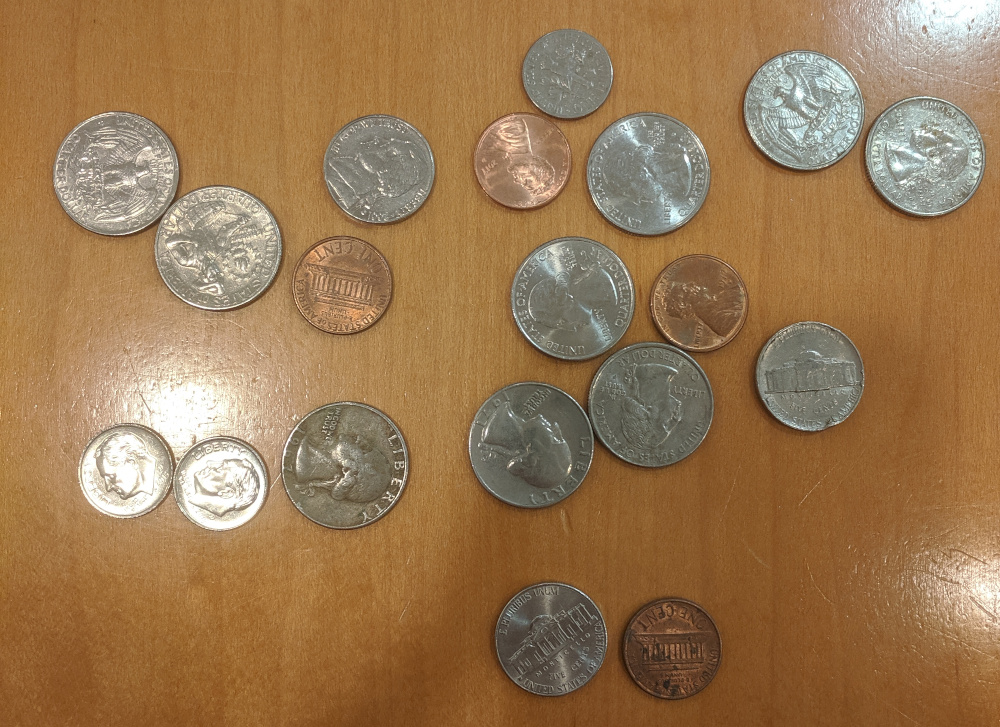
#> input picture coins1.jpg, 1000 x 727 px
$ python coin_detection2.py
#> lines starting #> are read from the running program, lines starting #| are printed output that depends on the picture; after the words box and inside, x2 and y2 are one past the last pixel; in counts of white or black regions, pixels touching at a corner belong together
import numpy as np
import cv2
from matplotlib import pyplot as plt


img = cv2.imread('coins1.jpg')
#> img is the input picture: shape (727, 1000, 3); mean B, G, R 81.2, 119.8, 154.3
blur = cv2.bilateralFilter(img,9,75,75)
gray_blur = cv2.cvtColor(blur,cv2.COLOR_BGR2GRAY)
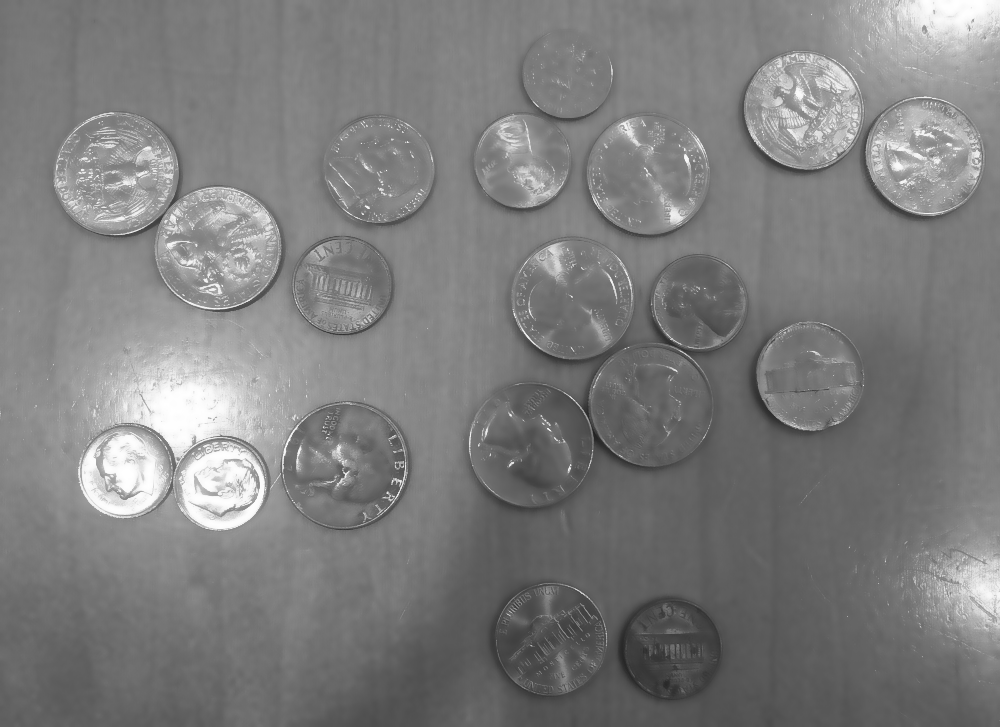
#> gray_blur: shape (727, 1000); min 33, max 255, mean 125.6
# [4 lines of commented-out code are left out]
cimg = img.copy()


circles = cv2.HoughCircles(gray_blur,cv2.HOUGH_GRADIENT,1,80,
                            param1=20,param2=40,minRadius=45,maxRadius=80)
#> circles = 20 rows, first 8: [345.5, 465.5, 64], [646.5, 176.5, 60.6], [651.5, 405.5, 60.7], [530.5, 444.5, 60.7], [919.5, 158.5, 60.7], [216.5, 246.5, 60.6], [571.5, 296.5, 60.7], [117.5, 171.5, 60.7]
for circle in circles[0,:]:
	# draw the outer circle
	cv2.circle(cimg,(circle[0],circle[1]),circle[2],(0,255,0),2)
    # draw the center of the circle
	cv2.circle(cimg,(circle[0],circle[1]),2,(0,0,255),3)
#> this loop made 20 passes
#> circle on passes 1 to 12: [345.5, 465.5, 64], [646.5, 176.5, 60.6], [651.5, 405.5, 60.7], [530.5, 444.5, 60.7], [919.5, 158.5, 60.7], [216.5, 246.5, 60.6], [571.5, 296.5, 60.7], [117.5, 171.5, 60.7], [208.5, 405.5, 79.4], [549.5, 638.5, 54.9], [801.5, 112.5, 59.6], [699.5, 302.5, 46.3]
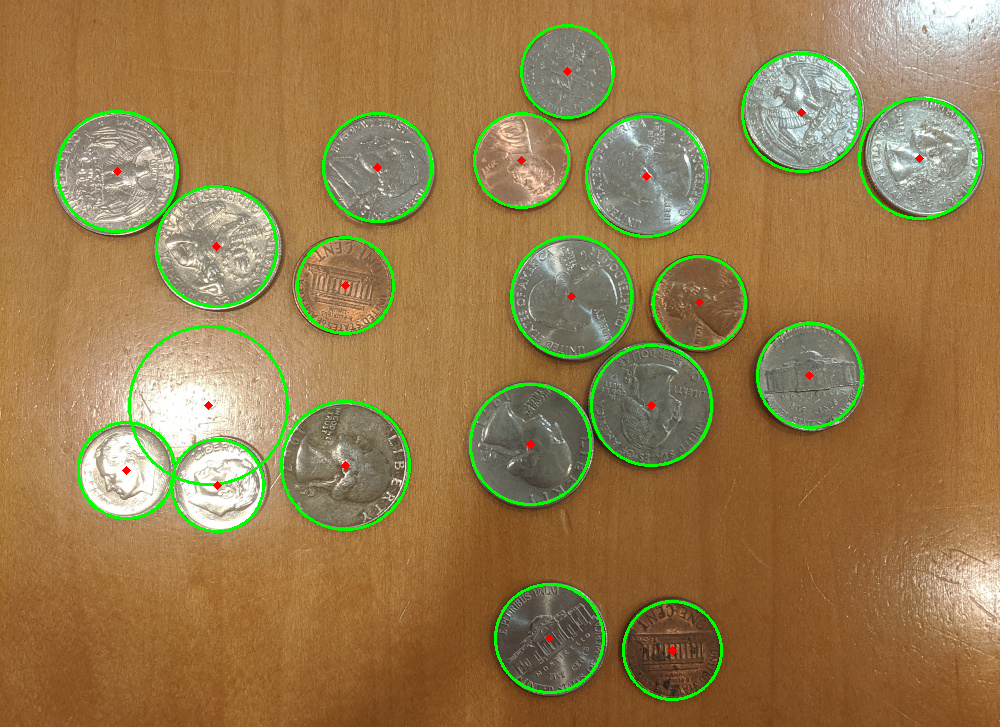
#> cimg: shape (727, 1000, 3); 2.97% of pixels changed, all inside (x1, y1, x2, y2) = (56, 24, 981, 701)

cv2.imshow("Original", gray_blur)
cv2.waitKey(0)
# ~ cv2.imshow("Canny", ac_img)
# ~ cv2.waitKey(0)
cv2.imshow('Detected Circles',cimg)
cv2.waitKey(0)
cv2.imwrite('coin_detection_test.jpg', cimg)

$ run again, with coins11.jpg copied over coins1.jpg
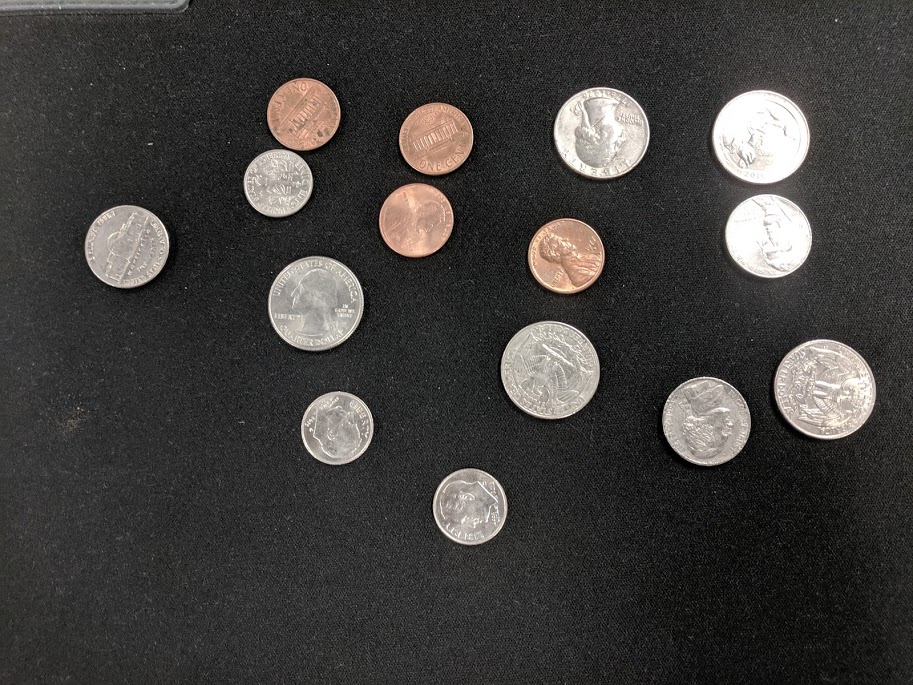
#> input picture coins11.jpg, 913 x 685 px
#> img is the input picture: shape (685, 913, 3); mean B, G, R 60.4, 62.4, 64.5
#> `gray_blur = cv2.cvtColor(blur,cv2.COLOR_BGR2GRAY)`:
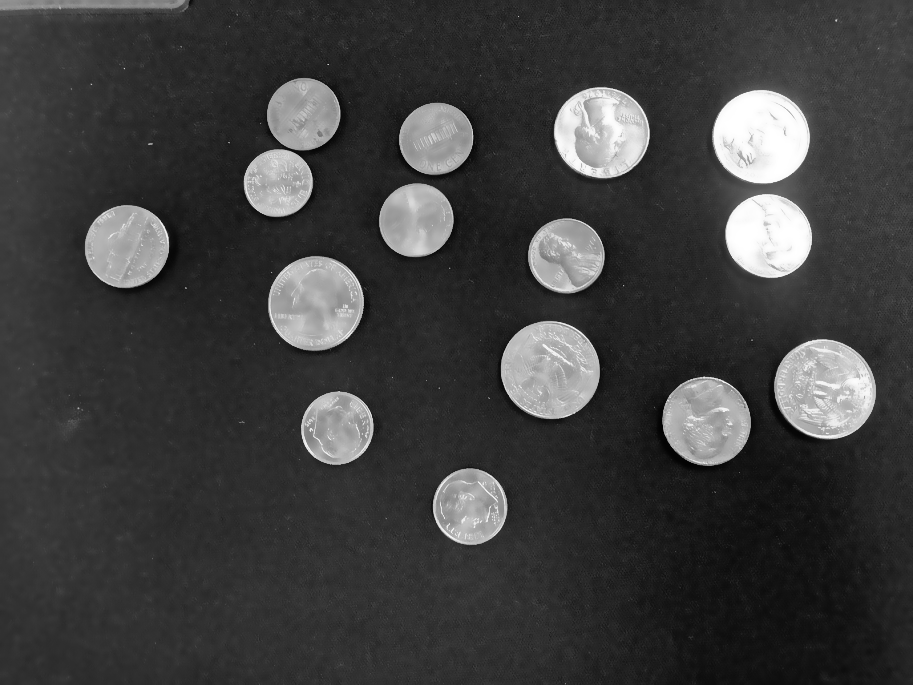
#> gray_blur: shape (685, 913); min 2, max 255, mean 62.6
#> circles = 25 rows, first 8: [449.5, 542.5, 79.4], [599.5, 129.5, 78.3], [818.5, 371.5, 79.4], [577.5, 511.5, 79.4], [554.5, 367.5, 76.1], [474.5, 318.5, 79.4], [443.5, 110.5, 76.1], [705.5, 425.5, 79.4]
#> the loop `for circle in circles[0,:]:` made 25 passes
#> after the loop `for circle in circles[0,:]:`:
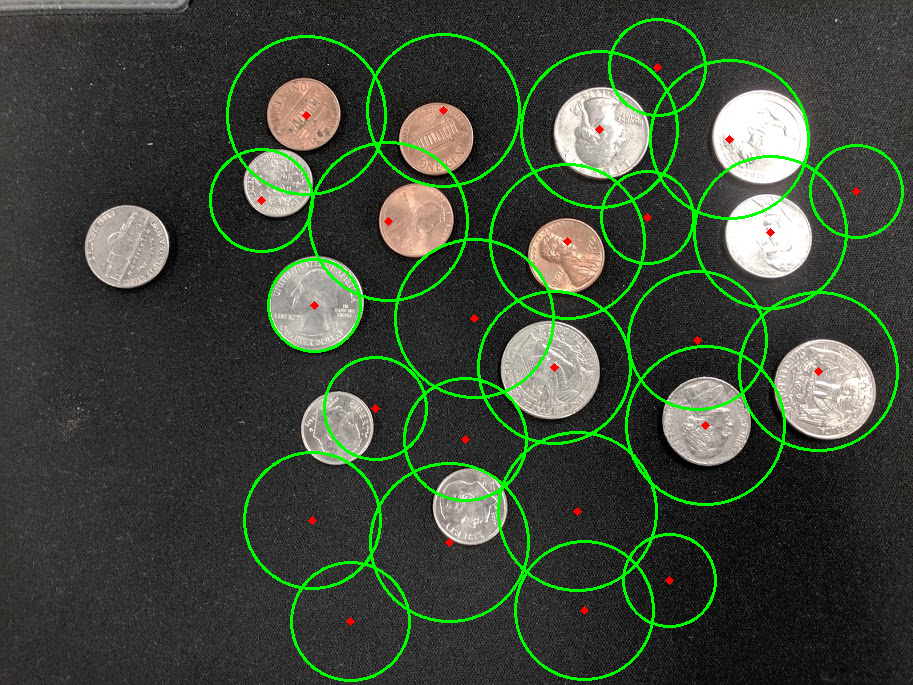
#> cimg: shape (685, 913, 3); 5.02% of pixels changed, all inside (x1, y1, x2, y2) = (209, 18, 904, 682)

$ run again, with coins12.jpg copied over coins1.jpg
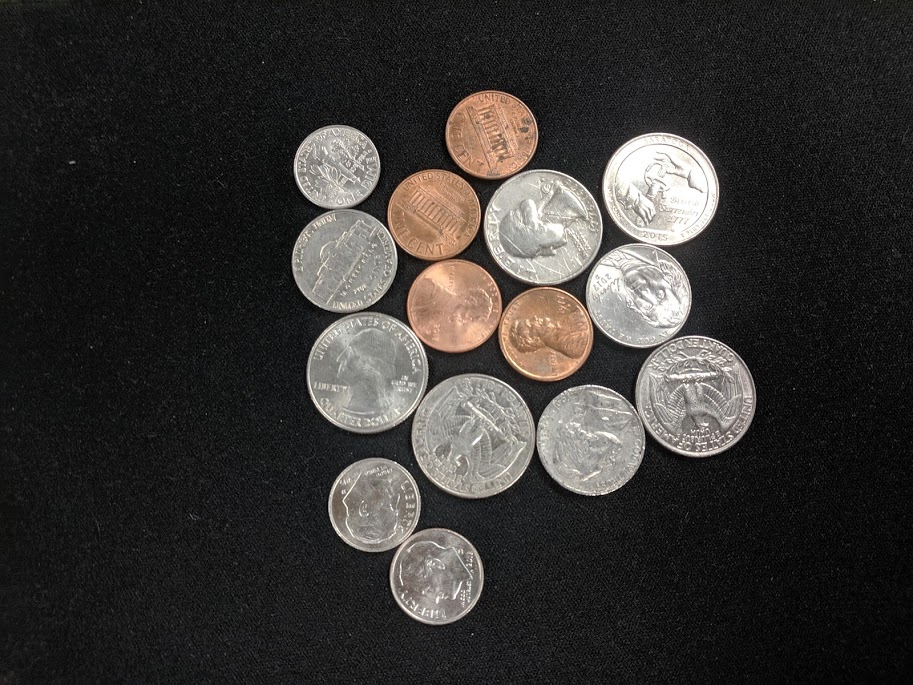
#> input picture coins12.jpg, 913 x 685 px
#> img is the input picture: shape (685, 913, 3); mean B, G, R 50.5, 52.7, 55.2
#> `gray_blur = cv2.cvtColor(blur,cv2.COLOR_BGR2GRAY)`:
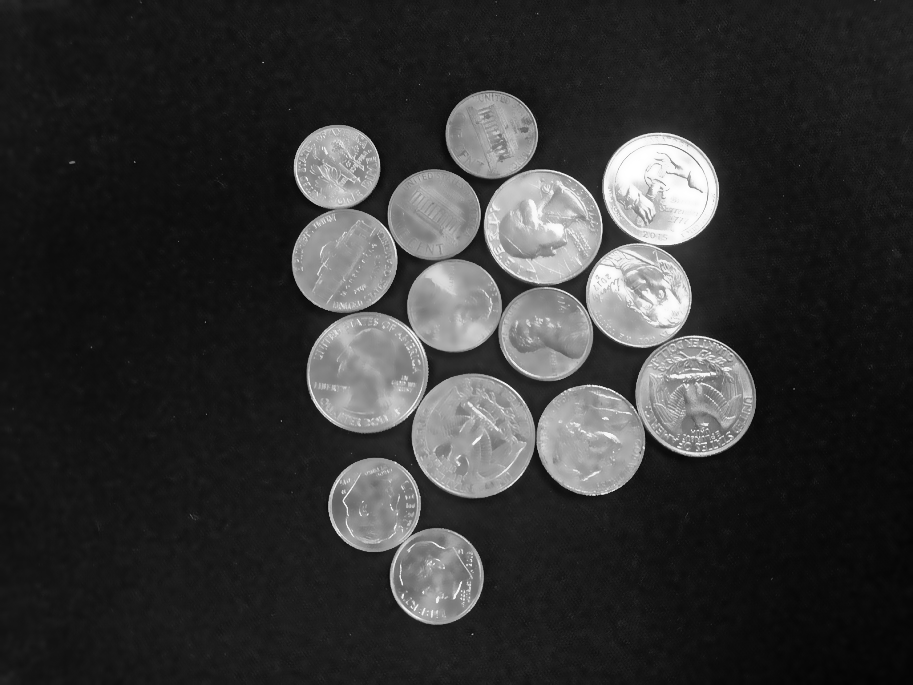
#> gray_blur: shape (685, 913); min 4, max 255, mean 53
#> circles = 21 rows, first 8: [473.5, 435.5, 61.8], [697.5, 397.5, 58.5], [368.5, 371.5, 59.6], [654.5, 202.5, 76.1], [539.5, 225.5, 56.3], [493.5, 136.5, 78.3], [545.5, 333.5, 47.4], [830.5, 118.5, 77.2]
#> the loop `for circle in circles[0,:]:` made 21 passes
#> after the loop `for circle in circles[0,:]:`:
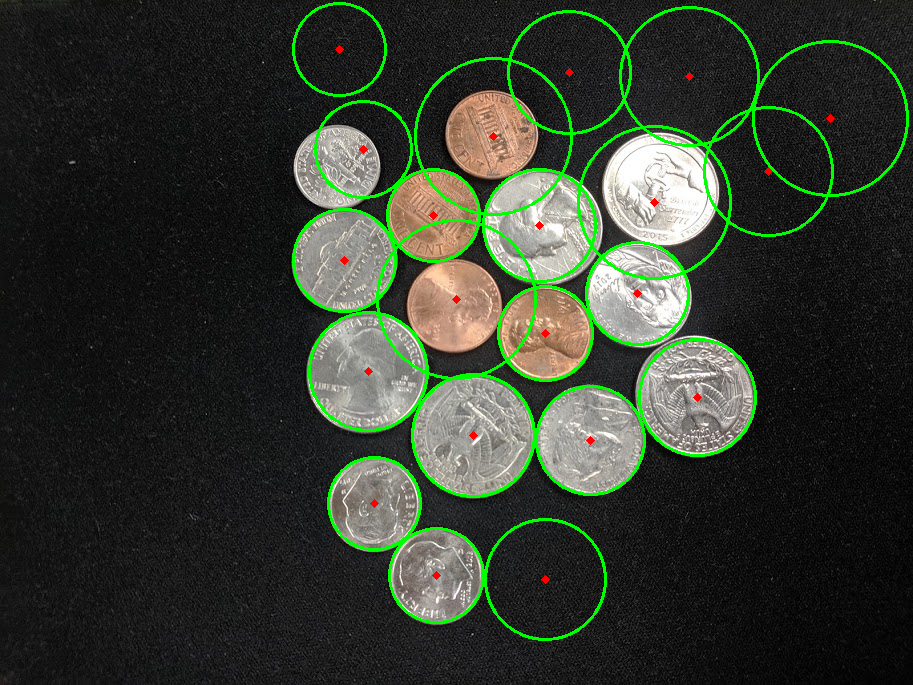
#> cimg: shape (685, 913, 3); 3.78% of pixels changed, all inside (x1, y1, x2, y2) = (292, 2, 909, 641)
